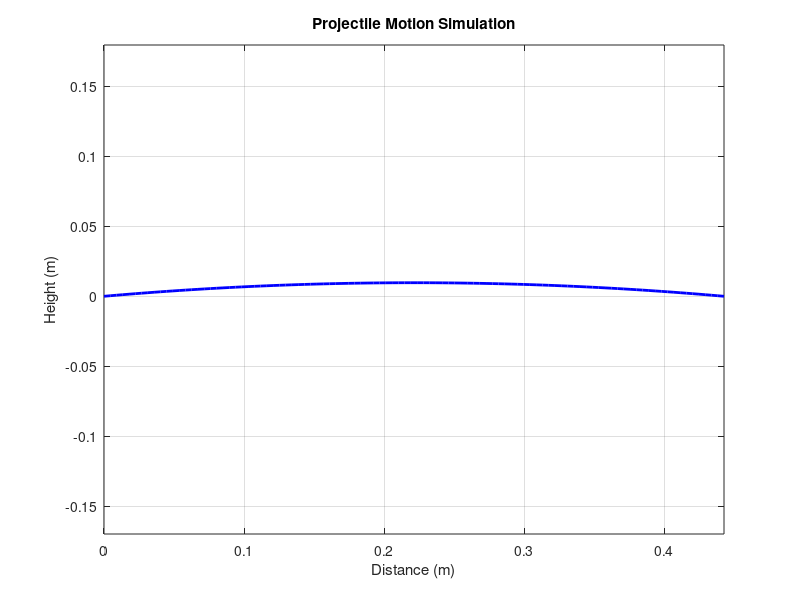

Recreate this plot in MATLAB.
% Projectile Motion Simulation

% Parameters
v0 = input('\n\n\nEnter initial velocity (in m/s): ');                  % initial velocity (m/s)
angle_deg = input('\n\n\n\nEnter angle of attack (in degrees): ');          % launch angle in degrees
g = 9.81;                 % gravity (m/s^2)
angle_rad = deg2rad(angle_deg); % convert angle to radians

% Time vector
t = linspace(0, 2*v0*sin(angle_rad)/g, 100);  % time from 0 to when projectile hits ground

% Equations of motion
x = v0 * cos(angle_rad) * t;
y = v0 * sin(angle_rad) * t - 0.5 * g * t.^2;

% Plotting
figure;
plot(x, y, 'b-', 'LineWidth', 2)
xlabel('Distance (m)')
ylabel('Height (m)')
title('Projectile Motion Simulation')
grid on
axis equal
